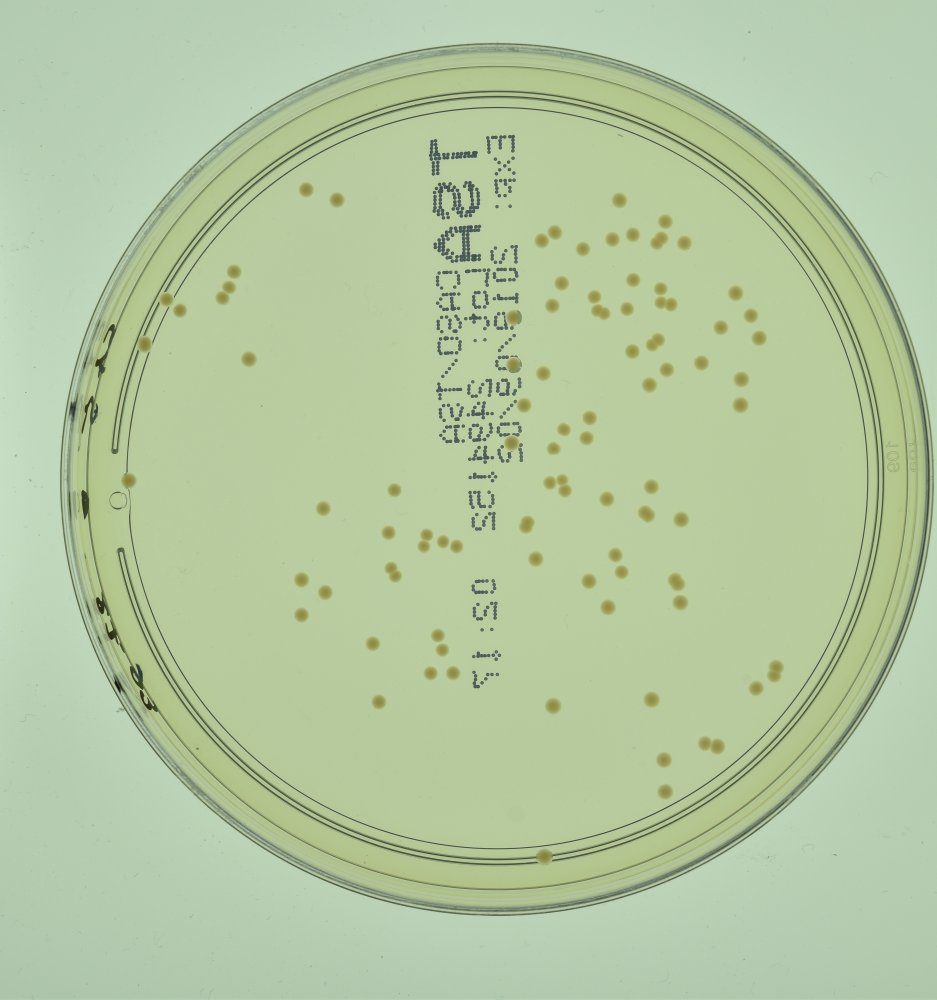
#> input picture images/AGAR_demo/AGAR_representative/higher-resolution/bright/349.jpg, 3747 x 4000 px, found by its file name (shown at 1/4 size)
$ python limiar.py
#> lines starting #> are read from the running program, lines starting #| are printed output that depends on the picture; after the words box and inside, x2 and y2 are one past the last pixel; in counts of white or black regions, pixels touching at a corner belong together
import cv2
import os

caminho_imagem = os.path.join("images", "AGAR_demo", "AGAR_representative", "higher-resolution", "bright", "349.jpg")
imagem = cv2.imread(caminho_imagem)
#> imagem is the input picture: shape (4000, 3747, 3); mean B, G, R 160.6, 199.5, 179.5

if imagem is None:
    print("Erro ao carregar imagem.")
    exit()

imagem_cinza = cv2.cvtColor(imagem, cv2.COLOR_BGR2GRAY)
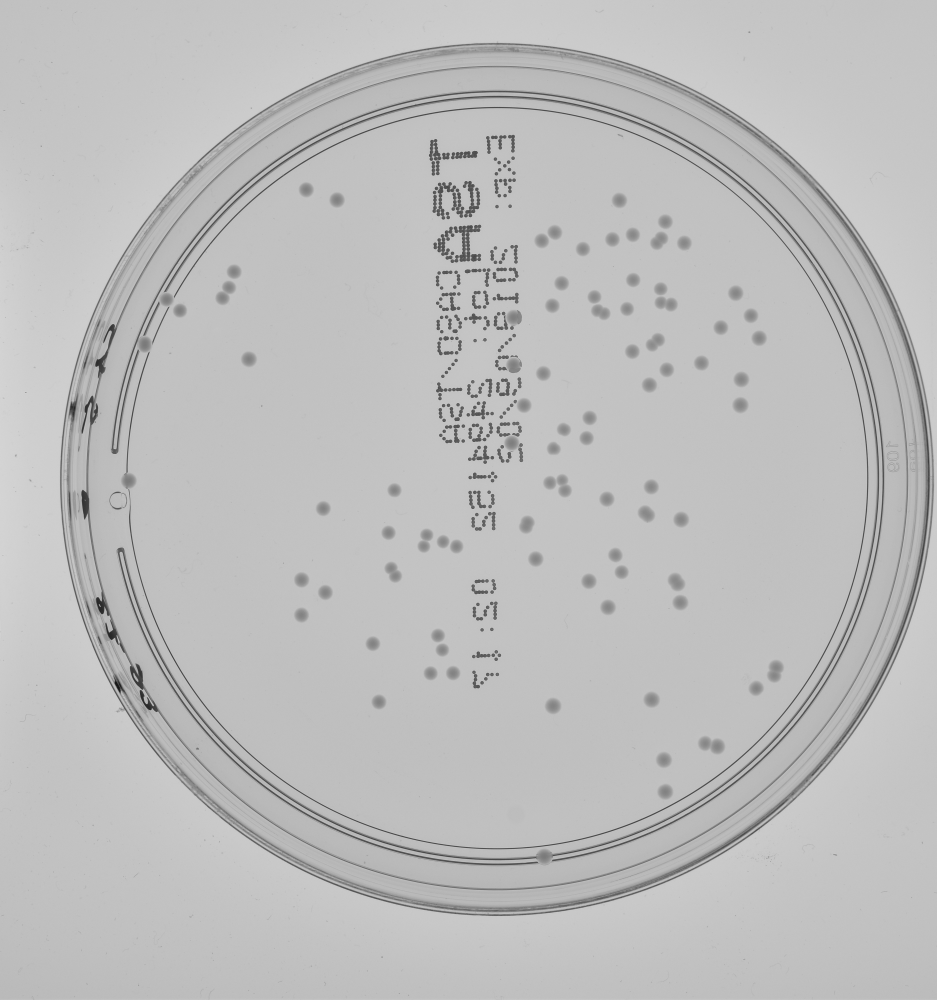
#> imagem_cinza: shape (4000, 3747) (shown at 1/4 size); min 19, max 228, mean 189.1
_, img_threshold = cv2.threshold(imagem_cinza, 150, 255, cv2.THRESH_BINARY)
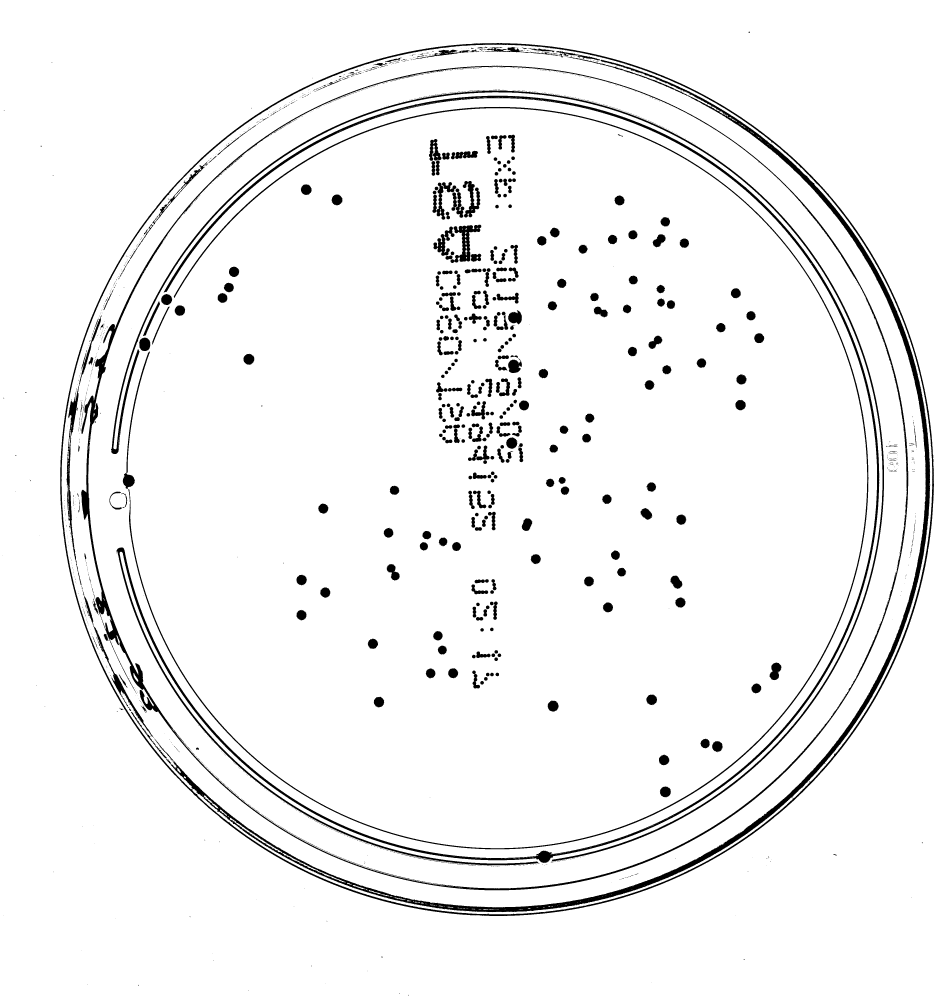
#> img_threshold: shape (4000, 3747) (shown at 1/4 size); 95.3% white; 1971 black regions (1507 under 20 px), largest, box (x1, y1, x2, y2) and area: (585, 226, 3721, 3649) 111573, (466, 383, 3517, 3461) 93828, (325, 263, 3633, 3561) 78600

img_menor = cv2.resize(img_threshold, (800, 800))
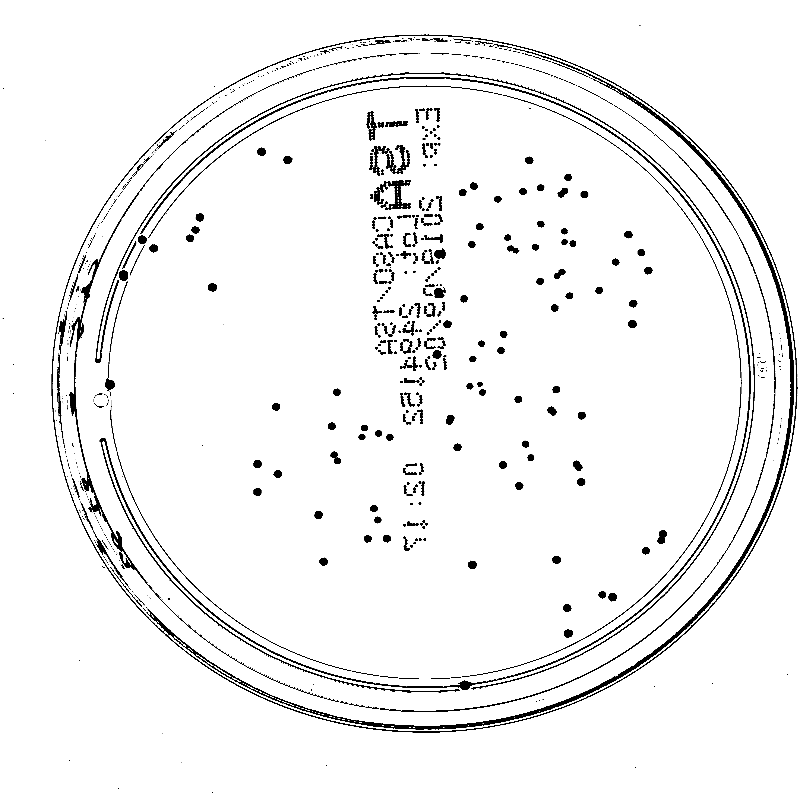
#> img_menor: shape (800, 800); min 0, max 255, mean 243.1

cv2.imshow("Imagem Limiarizada", img_menor)
cv2.waitKey(0)
cv2.destroyAllWindows()

$ run again, with images/AGAR_demo/AGAR_representative/higher-resolution/bright/1399.jpg copied over images/AGAR_demo/AGAR_representative/higher-resolution/bright/349.jpg
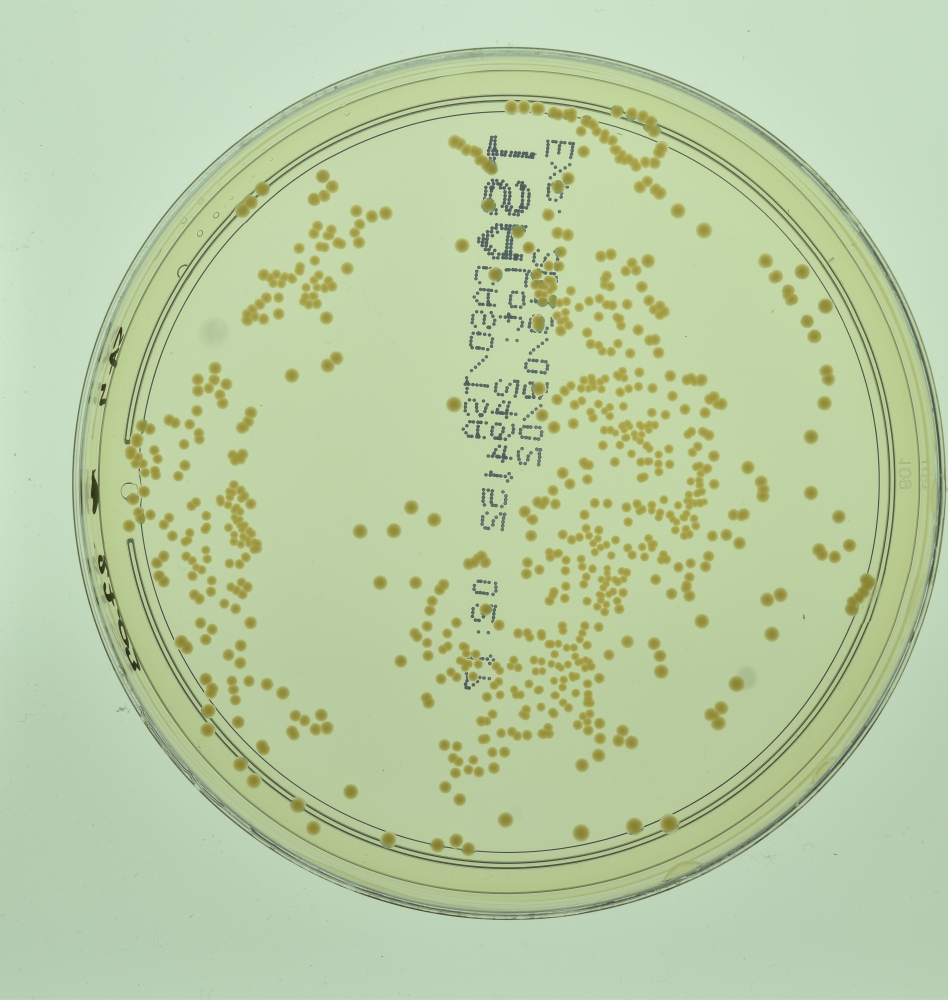
#> input picture images/AGAR_demo/AGAR_representative/higher-resolution/bright/1399.jpg, 3790 x 4000 px, found by its file name (shown at 1/4 size)
#> imagem is the input picture: shape (4000, 3790, 3); mean B, G, R 163.7, 204.5, 185.4
#> `_, img_threshold = cv2.threshold(imagem_cinza, 150, 255, cv2.THRESH_BI..`:
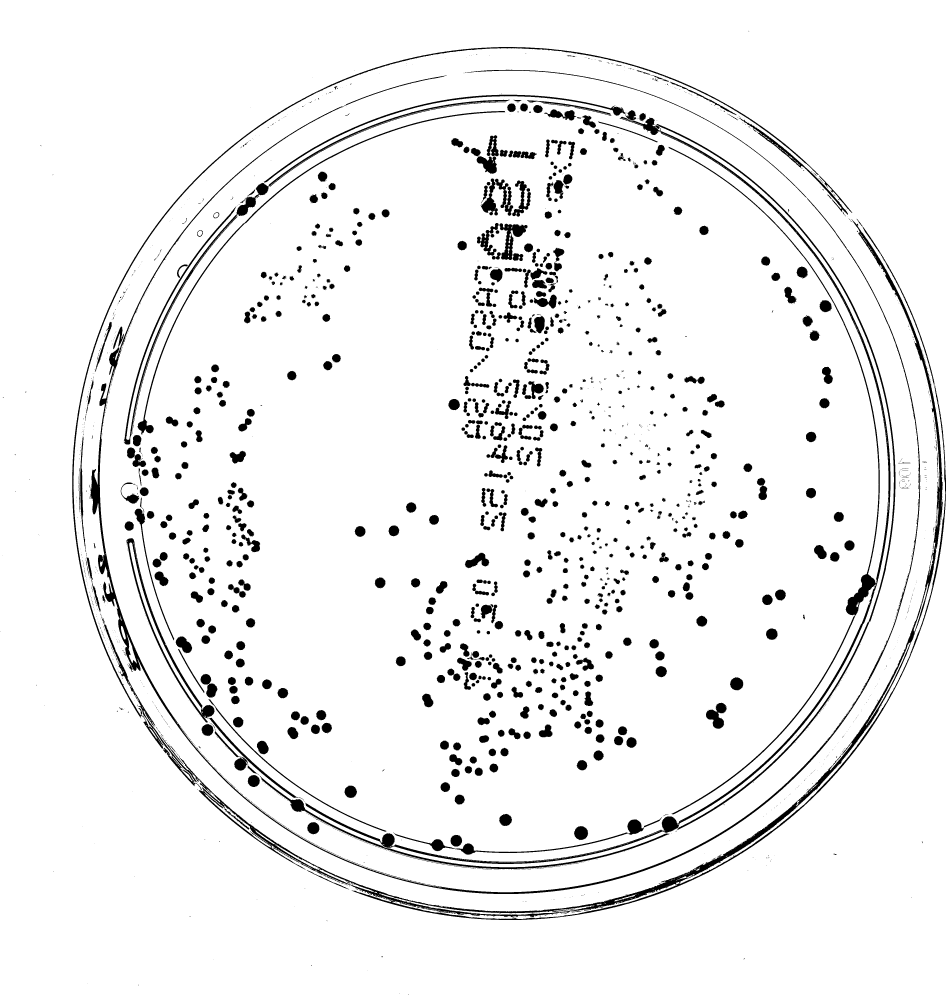
#> img_threshold: shape (4000, 3790) (shown at 1/4 size); 94.2% white; 2763 black regions (1851 under 20 px), largest, box (x1, y1, x2, y2) and area: (416, 876, 3784, 3680) 106024, (1221, 467, 3562, 3456) 71401, (364, 279, 3681, 3576) 66295
#> `img_menor = cv2.resize(img_threshold, (800, 800))`:
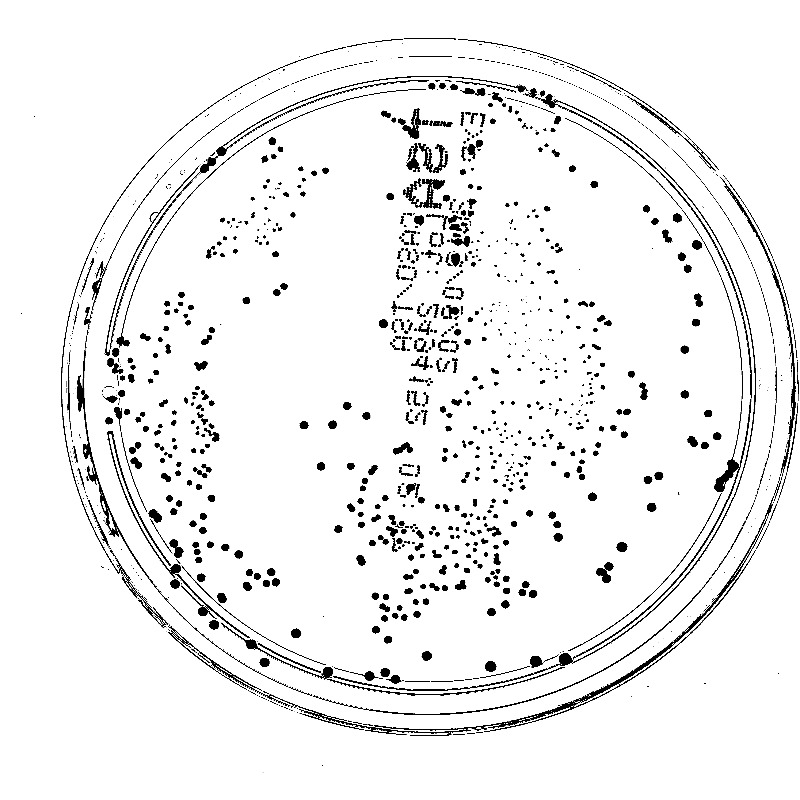
#> img_menor: shape (800, 800); min 0, max 255, mean 240.3

$ run again, with images/AGAR_demo/AGAR_representative/higher-resolution/bright/510.jpg copied over images/AGAR_demo/AGAR_representative/higher-resolution/bright/349.jpg
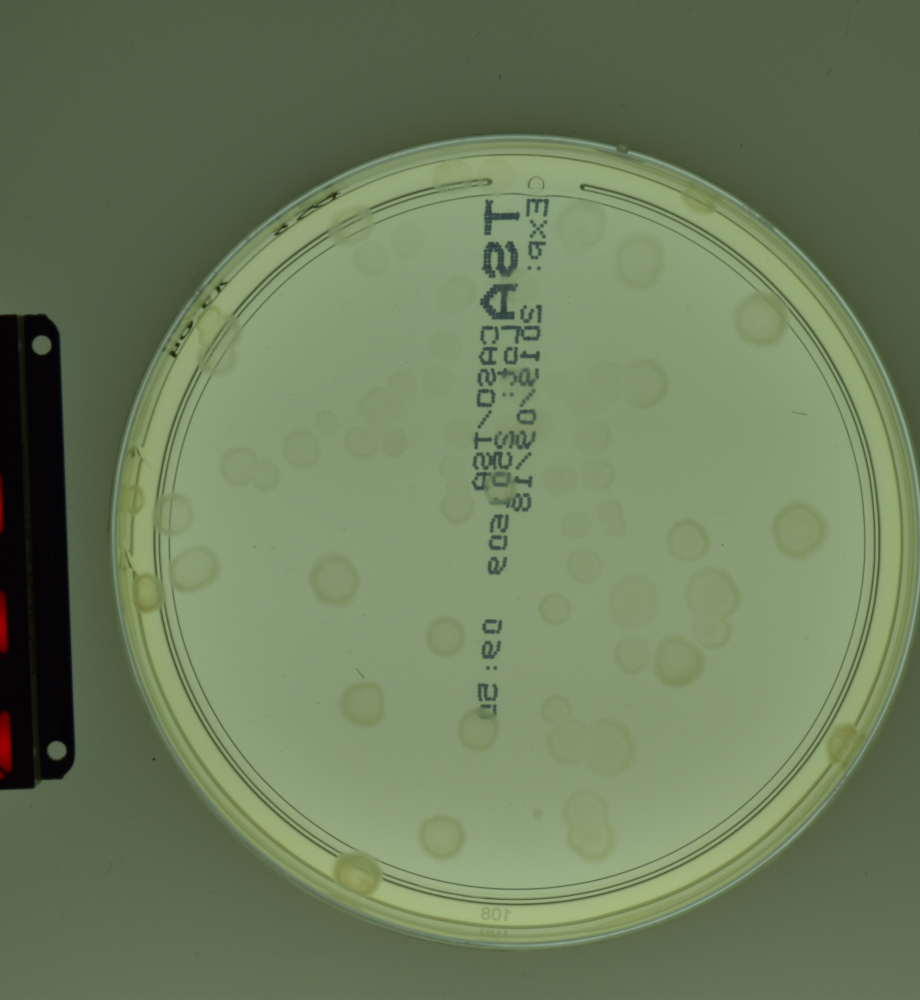
#> input picture images/AGAR_demo/AGAR_representative/higher-resolution/bright/510.jpg, 3680 x 4000 px, found by its file name (shown at 1/4 size)
#> imagem is the input picture: shape (4000, 3680, 3); mean B, G, R 92.7, 125.1, 108.9
#> `_, img_threshold = cv2.threshold(imagem_cinza, 150, 255, cv2.THRESH_BI..`:
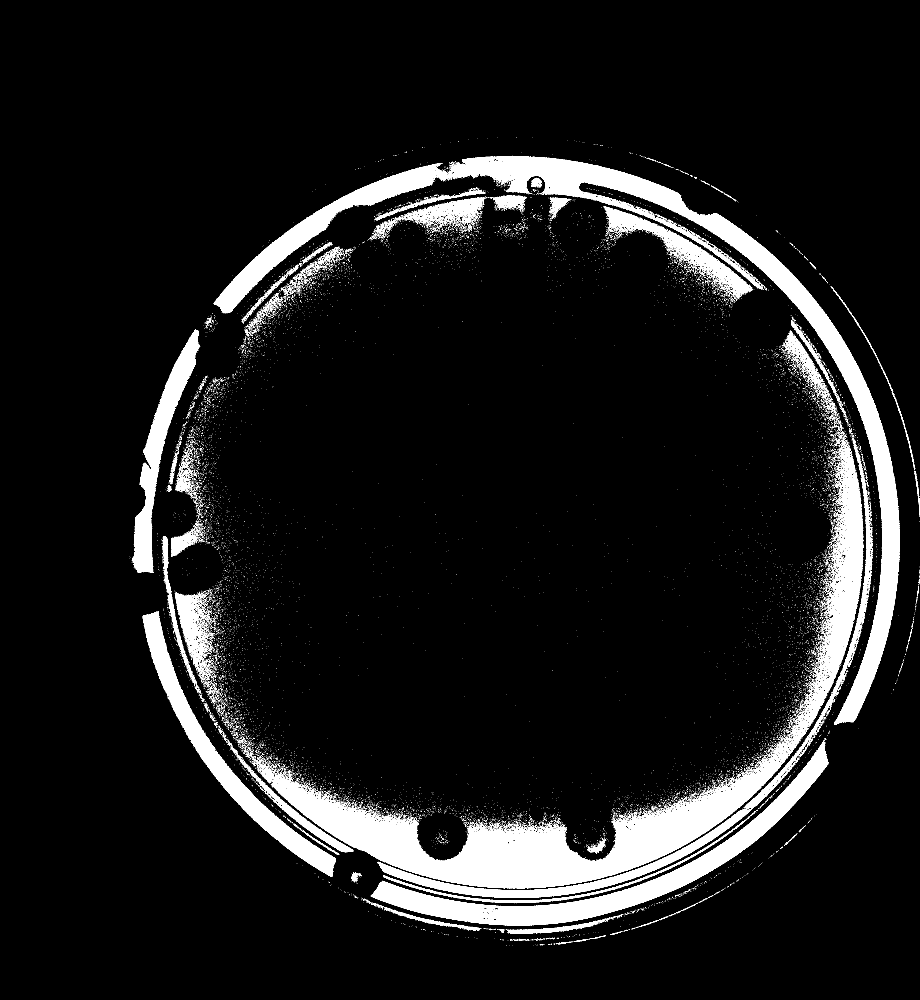
#> img_threshold: shape (4000, 3680) (shown at 1/4 size); 8.2% white; 25373 white regions (24615 under 20 px), largest, box (x1, y1, x2, y2) and area: (854, 624, 3599, 2899) 328408, (1051, 2980, 3162, 3554) 276946, (1484, 2962, 3314, 3702) 142536
#> `img_menor = cv2.resize(img_threshold, (800, 800))`:
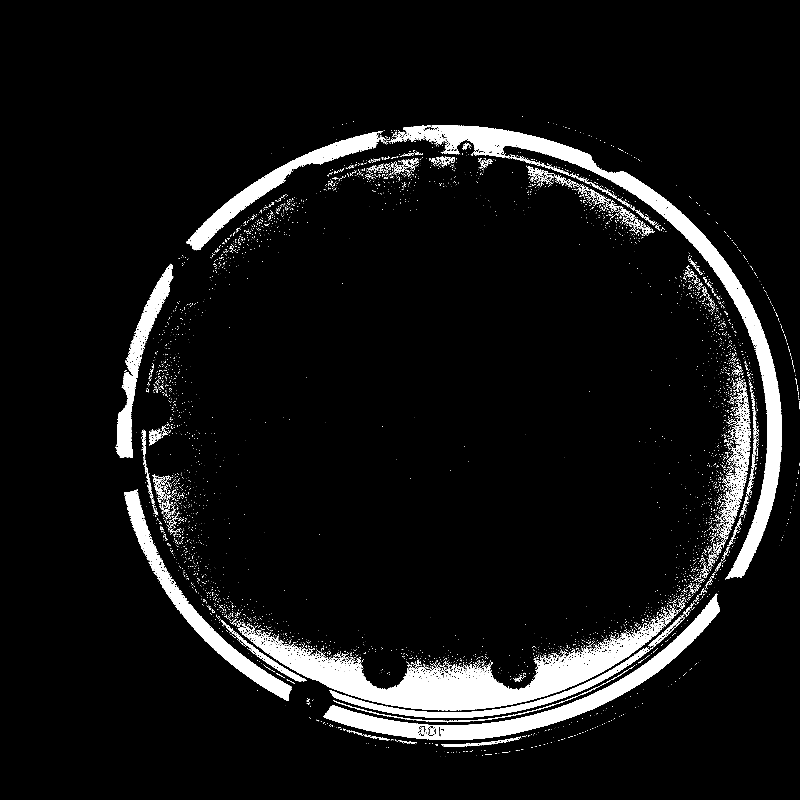
#> img_menor: shape (800, 800); min 0, max 255, mean 20.9
